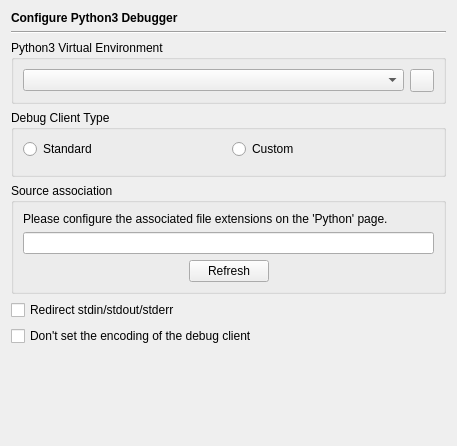
<?xml version="1.0" encoding="UTF-8"?>
<ui version="4.0">
 <class>DebuggerPython3Page</class>
 <widget class="QWidget" name="DebuggerPython3Page">
  <property name="geometry">
   <rect>
    <x>0</x>
    <y>0</y>
    <width>455</width>
    <height>446</height>
   </rect>
  </property>
  <layout class="QVBoxLayout" name="verticalLayout_3">
   <item>
    <widget class="QLabel" name="headerLabel">
     <property name="text">
      <string>&lt;b&gt;Configure Python3 Debugger&lt;/b&gt;</string>
     </property>
    </widget>
   </item>
   <item>
    <widget class="Line" name="line11_2">
     <property name="frameShape">
      <enum>QFrame::HLine</enum>
     </property>
     <property name="frameShadow">
      <enum>QFrame::Sunken</enum>
     </property>
     <property name="orientation">
      <enum>Qt::Horizontal</enum>
     </property>
    </widget>
   </item>
   <item>
    <widget class="QGroupBox" name="groupBox_4">
     <property name="title">
      <string>Python3 Virtual Environment</string>
     </property>
     <layout class="QHBoxLayout" name="horizontalLayout_2">
      <item>
       <widget class="QComboBox" name="venvComboBox">
        <property name="toolTip">
         <string>Select the virtual environment to be used</string>
        </property>
       </widget>
      </item>
      <item>
       <widget class="QToolButton" name="venvDlgButton">
        <property name="toolTip">
         <string>Press to open the virtual environment manager dialog</string>
        </property>
        <property name="text">
         <string notr="true"/>
        </property>
       </widget>
      </item>
     </layout>
    </widget>
   </item>
   <item>
    <widget class="QGroupBox" name="groupBox_2">
     <property name="title">
      <string>Debug Client Type</string>
     </property>
     <layout class="QGridLayout" name="gridLayout">
      <item row="1" column="0" colspan="2">
       <widget class="E5PathPicker" name="debugClientPicker" native="true">
        <property name="enabled">
         <bool>false</bool>
        </property>
        <property name="focusPolicy">
         <enum>Qt::StrongFocus</enum>
        </property>
        <property name="toolTip">
         <string>Enter the path of the Debug Client to be used.  Leave empty to use the default.</string>
        </property>
       </widget>
      </item>
      <item row="0" column="0">
       <widget class="QRadioButton" name="standardButton">
        <property name="toolTip">
         <string>Select the standard debug client</string>
        </property>
        <property name="text">
         <string>Standard</string>
        </property>
       </widget>
      </item>
      <item row="0" column="1">
       <widget class="QRadioButton" name="customButton">
        <property name="toolTip">
         <string>Select the custom selected debug client</string>
        </property>
        <property name="text">
         <string>Custom</string>
        </property>
       </widget>
      </item>
     </layout>
    </widget>
   </item>
   <item>
    <widget class="QGroupBox" name="groupBox_3">
     <property name="title">
      <string>Source association</string>
     </property>
     <layout class="QVBoxLayout" name="verticalLayout">
      <item>
       <widget class="QLabel" name="label">
        <property name="text">
         <string>Please configure the associated file extensions on the 'Python' page.</string>
        </property>
        <property name="wordWrap">
         <bool>true</bool>
        </property>
       </widget>
      </item>
      <item>
       <widget class="QLineEdit" name="sourceExtensionsEdit">
        <property name="readOnly">
         <bool>true</bool>
        </property>
       </widget>
      </item>
      <item>
       <layout class="QHBoxLayout" name="horizontalLayout">
        <item>
         <spacer name="horizontalSpacer">
          <property name="orientation">
           <enum>Qt::Horizontal</enum>
          </property>
          <property name="sizeHint" stdset="0">
           <size>
            <width>40</width>
            <height>20</height>
           </size>
          </property>
         </spacer>
        </item>
        <item>
         <widget class="QPushButton" name="refreshButton">
          <property name="toolTip">
           <string>Press to update the display of the source associations</string>
          </property>
          <property name="text">
           <string>Refresh</string>
          </property>
         </widget>
        </item>
        <item>
         <spacer name="horizontalSpacer_2">
          <property name="orientation">
           <enum>Qt::Horizontal</enum>
          </property>
          <property name="sizeHint" stdset="0">
           <size>
            <width>40</width>
            <height>20</height>
           </size>
          </property>
         </spacer>
        </item>
       </layout>
      </item>
     </layout>
    </widget>
   </item>
   <item>
    <widget class="QCheckBox" name="pyRedirectCheckBox">
     <property name="toolTip">
      <string>Select, to redirect stdin, stdout and stderr of the program being debugged to the eric6 IDE</string>
     </property>
     <property name="text">
      <string>Redirect stdin/stdout/stderr</string>
     </property>
    </widget>
   </item>
   <item>
    <widget class="QCheckBox" name="pyNoEncodingCheckBox">
     <property name="toolTip">
      <string>Select to not set the debug client encoding</string>
     </property>
     <property name="text">
      <string>Don't set the encoding of the debug client</string>
     </property>
    </widget>
   </item>
   <item>
    <spacer>
     <property name="orientation">
      <enum>Qt::Vertical</enum>
     </property>
     <property name="sizeHint" stdset="0">
      <size>
       <width>435</width>
       <height>21</height>
      </size>
     </property>
    </spacer>
   </item>
  </layout>
 </widget>
 <customwidgets>
  <customwidget>
   <class>E5PathPicker</class>
   <extends>QWidget</extends>
   <header>E5Gui/E5PathPicker.h</header>
   <container>1</container>
  </customwidget>
 </customwidgets>
 <tabstops>
  <tabstop>venvComboBox</tabstop>
  <tabstop>venvDlgButton</tabstop>
  <tabstop>standardButton</tabstop>
  <tabstop>customButton</tabstop>
  <tabstop>debugClientPicker</tabstop>
  <tabstop>sourceExtensionsEdit</tabstop>
  <tabstop>refreshButton</tabstop>
  <tabstop>pyRedirectCheckBox</tabstop>
  <tabstop>pyNoEncodingCheckBox</tabstop>
 </tabstops>
 <resources/>
 <connections>
  <connection>
   <sender>customButton</sender>
   <signal>toggled(bool)</signal>
   <receiver>debugClientPicker</receiver>
   <slot>setEnabled(bool)</slot>
   <hints>
    <hint type="sourcelabel">
     <x>325</x>
     <y>142</y>
    </hint>
    <hint type="destinationlabel">
     <x>323</x>
     <y>162</y>
    </hint>
   </hints>
  </connection>
 </connections>
</ui>
